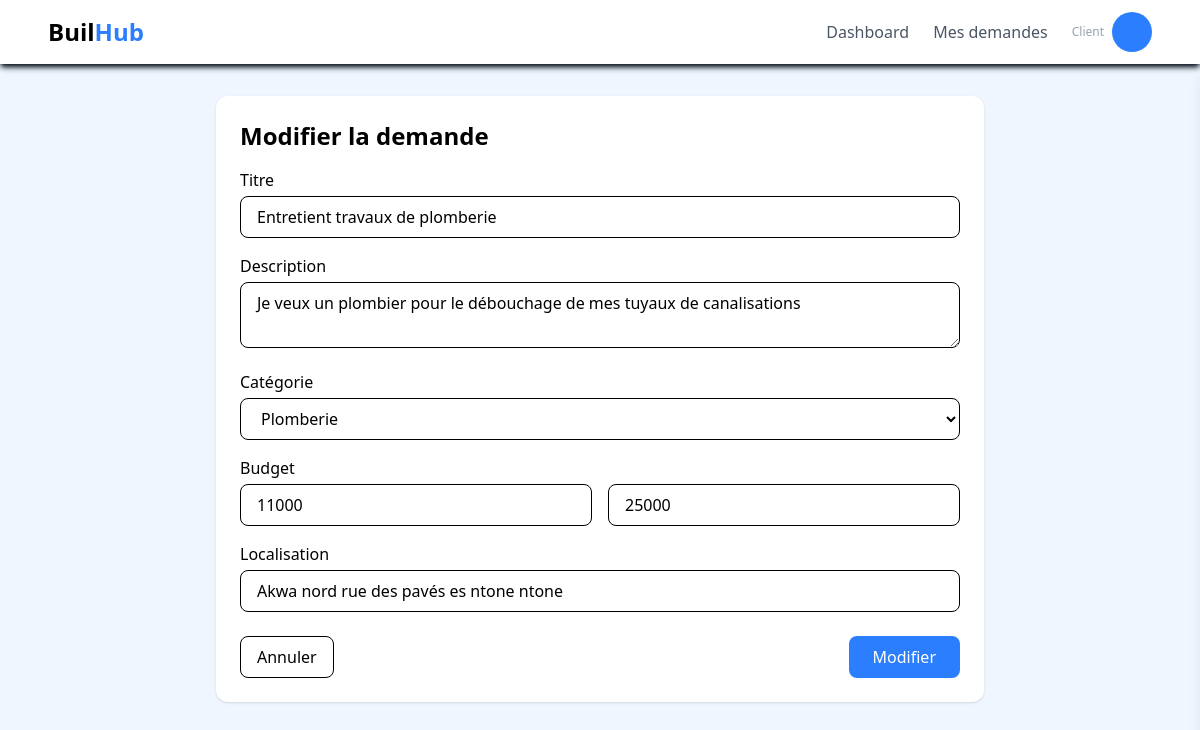
Screenshot of /modifierDemande/13/ (signed in) with the database file from the repository.
### clients/models.py (models this page shows, shortened)
class Demande(models.Model):
    CATEGORIES = [
        ('Plomberie', 'Plomberie'),
        ('Maçonnerie', 'Maçonnerie'),
        ('Électricité', 'Électricité'),
        ('Ménuiserie', 'Ménuiserie'),
        ('Carrelage', 'Carrelage'),
        ('Peinture', 'Peinture'),
    ]
    STATUTS = [
        ('En attente', 'En attente'),
        ('Dévis reçu', 'Dévis reçu'),
        ('En cours', 'En cours'),
        ('Terminé', 'Terminé'),
    ]
    user = models.ForeignKey(User, on_delete=models.CASCADE)
    titre = models.CharField(max_length=255, blank=False)
    description = models.TextField(blank=False)
    categorie = models.CharField(max_length=20, choices=CATEGORIES, blank=False)
    budget_min = models.IntegerField(blank=False)
    budget_max = models.IntegerField(blank=False)
    localisation = models.CharField(max_length=255, blank=False)
    statut = models.CharField(max_length=20, choices=STATUTS, default='En attente')
    date_creation = models.DateTimeField(auto_now_add=True)

### clients/views.py (the view)
# urls.py: path("modifierDemande/<int:id>/", views.modifierDemande, name="modifierDemande"),
@login_required(login_url='connexion')
def modifierDemande(request, id):
    demande = get_object_or_404(Demande, id=id, user=request.user)
    form = DemandeForm(instance=demande)
    if request.method == 'POST':
        print("Reçu")
        form = DemandeForm(request.POST, instance=demande)
        if form.is_valid():
            form.save()
            print("Les modifications ont été effectuées avec succes")
            return redirect('demandes')
    else:
        form = DemandeForm(instance=demande)
    return render(request, 'modifierDemande.html', {'form': form, 'demande': demande})

### clients/forms.py
class DemandeForm(forms.ModelForm):
    class Meta:
        model = Demande
        fields = ['titre', 'description', 'categorie', 'budget_min', 'budget_max', 'localisation']

### clients/templates/modifierDemande.html (shortened to what this page needs)
{% extends "base.html" %}
{% block content %}
<section>
    <div class="bg-white shadow-md fixed z-50 top-0 left-0 w-full">
        <nav class="flex justify-between items-center h-16 px-4 md:px-12">
        <h3 class="text-xl md:text-2xl font-bold">
            Buil<span class="text-blue-500">Hub</span>
        </h3>
        <div class="hidden md:flex items-center gap-6">
            <a href="{% url 'dashboard' %}" class="text-gray-600 hover:text-blue-500">Dashboard</a>
            <a href="{% url 'demandes' %}" class="text-gray-600 hover:text-blue-500">Mes demandes</a>
            <div class="flex items-center gap-2">
                <div>
                     <p class="text-gray-400 text-xs">
                            {% if request.user.profil.is_artisan %}
                                Artisan
                            {% else %}
                                Client
                            {% endif %}
                        </p>
                </div>
                <div class="w-10 h-10 flex items-center justify-center bg-blue-500 text-white rounded-full font-bold">
                </div>
            </div>
        </div>
    </nav>
</div>
</section>
<section class="bg-blue-50 min-h-screen pt-24 pb-10">
    <div class="max-w-3xl mx-auto bg-white p-6 rounded-xl shadow">
    <h1 class="text-2xl font-bold mb-4">Modifier la demande</h1>
    <form method="POST">
        <div class="mb-4">
            <label class="block mb-1 font-medium">Titre</label>
            <input type="text" name="titre" value="{{ demande.titre }}" class="w-full border rounded-lg px-4 py-2 focus:outline-none focus:ring-2 focus:border-blue-500 focus:ring-blue-500">
        </div>
        <div class="mb-4">
            <label class="block mb-1 font-medium">Description</label>
            <textarea name="description" class="w-full border rounded-lg px-4 py-2 focus:outline-none focus:ring-2 focus:border-blue-500 focus:ring-blue-500">{{ demande.description }}</textarea>
        </div>
        <div class="mb-4">
            <label class="block mb-1 font-medium">Catégorie</label>
            <select name="categorie" class="w-full border rounded-lg px-4 py-2 focus:outline-none focus:ring-2 focus:border-blue-500 focus:ring-blue-500">
                    <option value="Plomberie">Plomberie</option>
            </select>
        </div>
        <div >
            <label for="" class="block mb-1 font-medium">Budget</label>
            <div class="grid grid-cols-2 gap-4 mb-4">
                <input type="number" name="budget_min" placeholder="budget min" value="{{ demande.budget_min }}" class="border rounded-lg px-4 py-2 focus:outline-none focus:ring-2 focus:border-blue-500 focus:ring-blue-500">
                <input type="number" name="budget_max" placeholder="budget max" value="{{ demande.budget_max }}" class="border rounded-lg px-4 py-2 focus:outline-none focus:ring-2 focus:border-blue-500 focus:ring-blue-500">
            </div>
        </div>
        <div class="mb-4">
            <label for="" class="block mb-1 font-medium">Localisation</label>
            <input type="text" placeholder="localisation" name="localisation" value="{{ demande.localisation }}" class="w-full border rounded-lg px-4 py-2 focus:outline-none focus:ring-2 focus:border-blue-500 focus:ring-blue-500">
        </div>
        <div class="flex justify-between mt-6">
            <a href="{% url 'demandes' %}" class="px-4 py-2 border rounded-lg">Annuler</a>
             <button type="submit"
                class="bg-blue-500 text-white px-6 py-2 rounded-lg hover:bg-blue-600">
                Modifier
            </button>
        </div>
    </form>
</div>
</section>
{% endblock %}

### first/static/first/css/inp.css (style rules this page uses)
html { scroll-behavior: smooth; }

### rows the page displays
Demande: titre "Entretient travaux de plomberie", description "Je veux un plombier pour le débouchage de mes tuyaux de canalisations", budget_min "11000", budget_max "25000", localisation "Akwa nord rue des pavés es ntone ntone"
